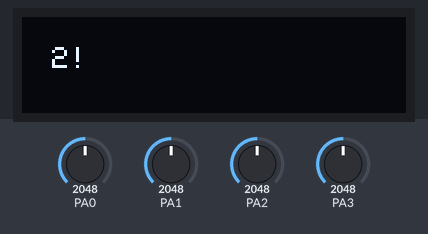
The sketch below on a simulated STM32 Blue Pill. Shown: 128×32 one-colour display. Inputs (shaded band) come from the test bench; at power-on: PA0 = 2048, PA1 = 2048, PA2 = 2048, PA3 = 2048. What the sketch prints to the serial monitor is not drawn.

Above: at 1.2 s.
1.3 s: PA0 set to 2866
At 2.6 s:
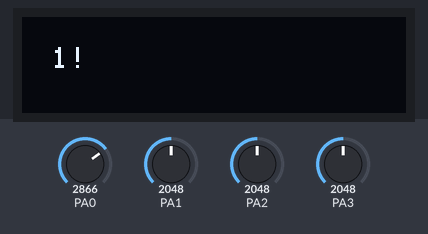
2.9 s: PA0 set to 1228
At 3.4 s:
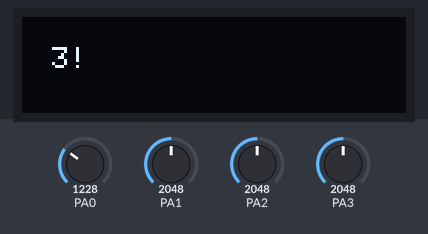
4.5 s: PA0 set to 122
At 5.5 s:
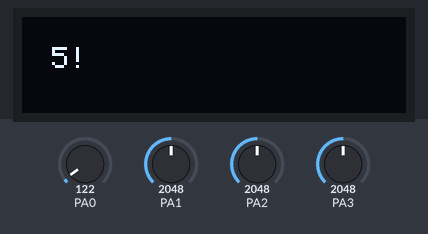
6.1 s: PA1 set to 2866
At 7.3 s:
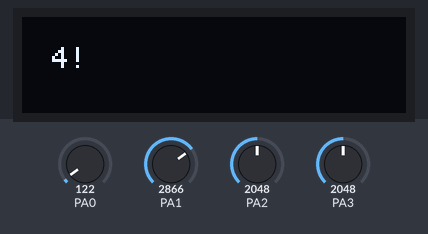
7.6 s: PA1 set to 1228
At 8.8 s:
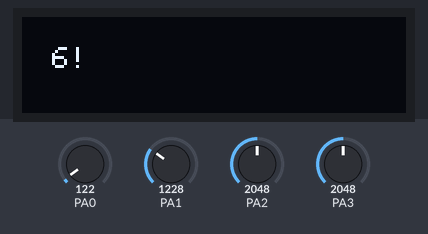
9.1 s: PA1 set to 122
At 10.5 s:
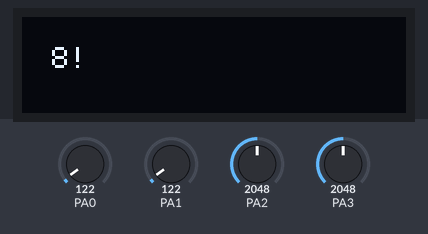
Timing chart, 0 to 11.6 s (numbered marks = the images above; inputs shaded):
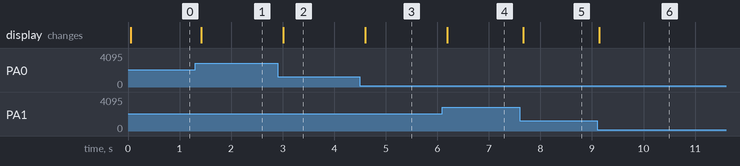

The sketch:

sketch_mar30a_IR_Recorder_Project_v1.ino
```cpp
#include <Wire.h>
#include <Adafruit_GFX.h>
#include <Adafruit_SSD1306.h>
#include <IRremote.h>

// IR
#define IR_RECEIVE_PIN PB0
#define IR_SEND_PIN PB1
#define RAW_BUFFER_SIZE 100

uint16_t rawIRData[RAW_BUFFER_SIZE];  // Array to store raw IR signals
uint8_t rawIRLength = 0;              // Length of recorded IR signal

// OLED display settings
#define SCREEN_WIDTH 128
#define SCREEN_HEIGHT 32
#define OLED_RESET -1
Adafruit_SSD1306 display(SCREEN_WIDTH, SCREEN_HEIGHT, &Wire, OLED_RESET);

void setup() {
  Serial.begin(9600);
  Wire.begin();

  // Initialize IR Receiver & Transmitter
  IrReceiver.begin(IR_RECEIVE_PIN, ENABLE_LED_FEEDBACK);
  IrSender.begin(IR_SEND_PIN);
  Serial.println("IR Receiver & Transmitter Ready...");

  // Initialize OLED display
  Serial.println("Initializing OLED...");
  if (!display.begin(SSD1306_SWITCHCAPVCC, 0x3C)) {  // Change to 0x3D if needed
    Serial.println("SSD1306 allocation failed! Check wiring and I2C address.");
    while (true)
      ;  // Stop execution if display fails
  }

  Serial.println("OLED initialized.");
  display.clearDisplay();
  display.setTextSize(1);
  display.setTextColor(SSD1306_WHITE);
  display.setCursor(10, 10);
  display.print("ECE Student");
  display.display();

  Serial.println("Setup complete!");
}

int getClosestIndex(float referenceValues[], int size, float target) {
  int closestIndex = 0;
  for (int i = 1; i < size; i++) {
    if (abs(referenceValues[i] - target) < abs(referenceValues[closestIndex] - target)) {
      closestIndex = i;
    }
  }
  return closestIndex;
}

int getFirstValidIndex(int values[], int size) {
  for (int i = 0; i < size; i++) {
    if (values[i] >= 0) {
      return i;
    }
  }
  return -1;
}

void loop() {
  // Voltage Reading / Matrix 4x4
  float voltageThresholds[4] = { 2.36, 1.72, 1.13, 0.49 };  // Adjusted for 3.3V reference
  int thresholdCount = sizeof(voltageThresholds) / sizeof(voltageThresholds[0]);

  float voltageA0 = analogRead(PA0) * (3.3 / 4095.0);  // Adjusted for STM32 12-bit ADC
  float voltageA1 = analogRead(PA1) * (3.3 / 4095.0);
  float voltageA2 = analogRead(PA2) * (3.3 / 4095.0);
  float voltageA3 = analogRead(PA3) * (3.3 / 4095.0);

  // Serial.println(voltageA0);
  // Serial.println(voltageA1);
  // Serial.println(voltageA2);
  // Serial.println(voltageA3);
  // Serial.println("------------------------");

  int detectedColumn[4] = {
    voltageA0 <= voltageThresholds[thresholdCount - 1] - 0.01 ? -1 : getClosestIndex(voltageThresholds, thresholdCount, voltageA0),
    voltageA1 <= voltageThresholds[thresholdCount - 1] - 0.01 ? -1 : getClosestIndex(voltageThresholds, thresholdCount, voltageA1),
    voltageA2 <= voltageThresholds[thresholdCount - 1] - 0.01 ? -1 : getClosestIndex(voltageThresholds, thresholdCount, voltageA2),
    voltageA3 <= voltageThresholds[thresholdCount - 1] - 0.01 ? -1 : getClosestIndex(voltageThresholds, thresholdCount, voltageA3)
  };

  int activeRow = getFirstValidIndex(detectedColumn, 4);

  const char* keypadMatrix[4][4] = {
    { "1!", "2!", "3!", "Power On/Off" },
    { "4!", "5!", "6!", "IR Record" },
    { "7!", "8!", "9!", "Switch" },
    { "*", "0!", "#", "Name Matrix" }
  };


  // Keypad Handling
  if (activeRow != -1 && detectedColumn[activeRow] != -1) {
    const char* pressedKey = keypadMatrix[activeRow][detectedColumn[activeRow]];

    Serial.print("Key Pressed: ");
    Serial.println(pressedKey);

    // Update OLED display with pressed key
    display.clearDisplay();
    display.setCursor(10, 10);
    display.print(pressedKey);
    display.display();
  }


  // IR Receiver
  if (IrReceiver.decode()) {
    Serial.println("IR Signal Received!");
    rawIRLength = IrReceiver.decodedIRData.rawDataPtr->rawlen - 1;  // Get raw length

    if (rawIRLength > RAW_BUFFER_SIZE) rawIRLength = RAW_BUFFER_SIZE;  // Prevent overflow

    // Copy raw data
    for (uint8_t i = 0; i < rawIRLength; i++) {
      rawIRData[i] = IrReceiver.decodedIRData.rawDataPtr->rawbuf[i + 1];
    }

    Serial.print("Recorded Raw Data Length: ");
    Serial.println(rawIRLength);
    Serial.println("Use 'C' command to send back.");

    // Update OLED
    display.clearDisplay();
    display.setCursor(10, 10);
    display.print("IR Recorded!");
    display.display();

    IrReceiver.resume();  // Get ready for the next signal
  }

  if (Serial.available()) {
    char command = Serial.read();
    if (command == 'C' && rawIRLength > 0) {
      Serial.println("Sending Stored Raw IR Signal...");
      IrSender.sendRaw(rawIRData, rawIRLength, 38);  // 38kHz IR frequency

      // Update OLED
      display.clearDisplay();
      display.setCursor(10, 10);
      display.print("IR Sent!");
      display.display();

      Serial.println("IR Signal Sent Successfully!");
    }
  }


  delay(100);
}
```

Measured:
- after the input at 1.3 s, the display: changes after 0.12 s (image 1)
- after the input at 2.9 s, the display: changes after 0.11 s (image 2)
- after the input at 4.5 s, the display: changes after 0.10 s (image 3)
- after the input at 6.1 s, the display: changes after 0.09 s (image 4)
- after the input at 7.6 s, the display: changes after 0.07 s (image 5)
- after the input at 9.1 s, the display: changes at once (image 6)
